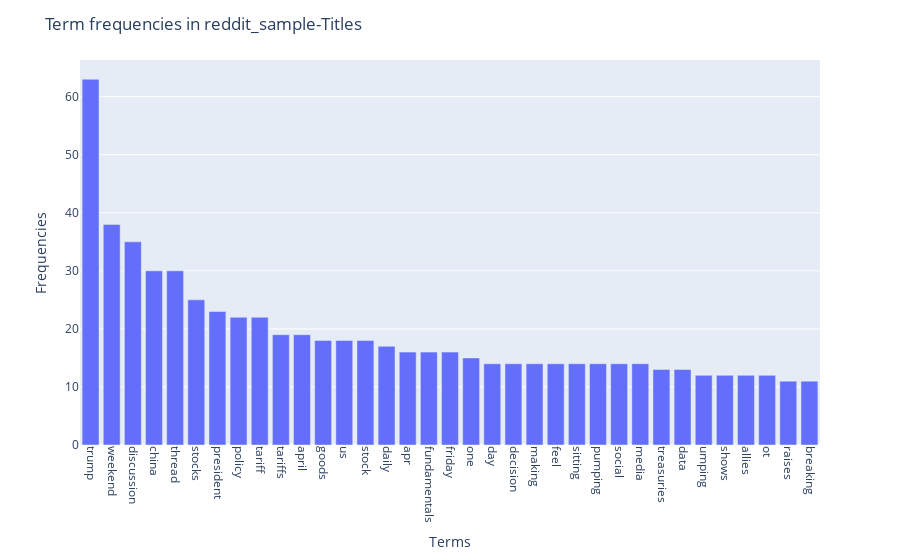
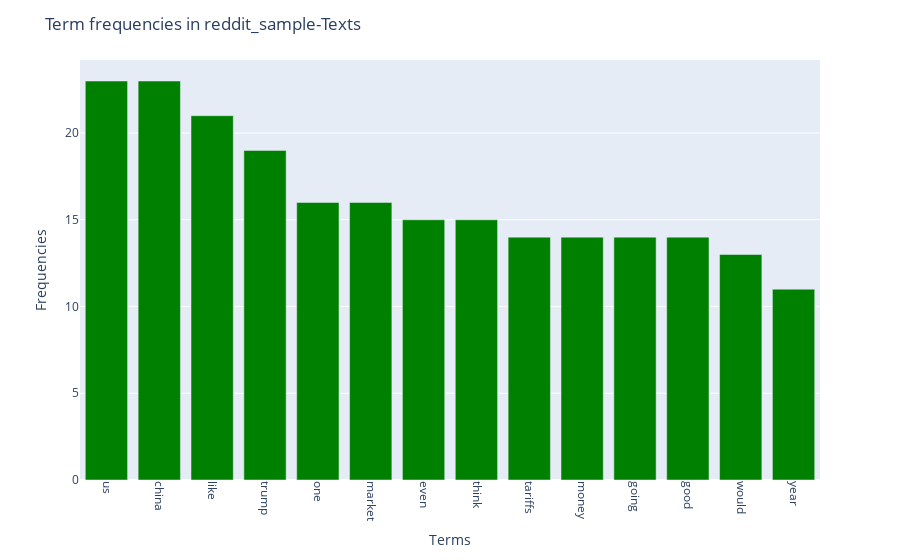

The notebook cell these images were saved under, in order:
### Code cell
get_freq_plt(reddit_sample, 'Term frequencies in reddit_sample')

### Figure 1 — Plotly figure (JSON) as saved in the notebook; plotly's stock layout.template omitted (floating-point values rounded to 4 significant figures)
{"data": [{"hovertemplate": "x=%{x}<br>y=%{y}<extra></extra>", "legendgroup": "", "marker": {"color": "#636efa", "pattern": {"shape": ""}}, "name": "", "orientation": "v", "showlegend": false, "textposition": "auto", "type": "bar", "x": ["trump", "weekend", "discussion", "china", "thread", "stocks", "president", "policy", "tariff", "tariffs", "april", "goods", "us", "stock", "daily", "apr", "fundamentals", "friday", "one", "day", "decision", "making", "feel", "sitting", "pumping", "social", "media", "treasuries", "data", "umping", "shows", "allies", "ot", "raises", "breaking"], "xaxis": "x", "y": [63, 38, 35, 30, 30, 25, 23, 22, 22, 19, 19, 18, 18, 18, 17, 16, 16, 16, 15, 14, 14, 14, 14, 14, 14, 14, 14, 13, 13, 12, 12, 12, 12, 11, 11], "yaxis": "y"}], "layout": {"barmode": "relative", "legend": {"tracegroupgap": 0}, "margin": {"t": 60}, "title": {"text": "Term frequencies in reddit_sample-Titles"}, "xaxis": {"anchor": "y", "domain": [0, 1], "tickangle": 90, "title": {"text": "Terms"}}, "yaxis": {"anchor": "x", "domain": [0, 1], "title": {"text": "Frequencies"}}}}

### Figure 2 — Plotly figure (JSON) as saved in the notebook; plotly's stock layout.template omitted (floating-point values rounded to 4 significant figures)
{"data": [{"hovertemplate": "x=%{x}<br>y=%{y}<extra></extra>", "legendgroup": "", "marker": {"color": "green", "pattern": {"shape": ""}}, "name": "", "orientation": "v", "showlegend": false, "textposition": "auto", "type": "bar", "x": ["us", "china", "like", "trump", "one", "market", "even", "think", "tariffs", "money", "going", "good", "would", "year"], "xaxis": "x", "y": [23, 23, 21, 19, 16, 16, 15, 15, 14, 14, 14, 14, 13, 11], "yaxis": "y"}], "layout": {"barmode": "relative", "legend": {"tracegroupgap": 0}, "margin": {"t": 60}, "title": {"text": "Term frequencies in reddit_sample-Texts"}, "xaxis": {"anchor": "y", "domain": [0, 1], "tickangle": 90, "title": {"text": "Terms"}}, "yaxis": {"anchor": "x", "domain": [0, 1], "title": {"text": "Frequencies"}}}}
